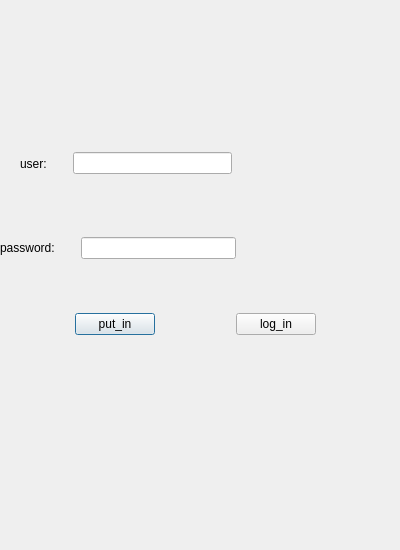
<?xml version="1.0" encoding="UTF-8"?>
<ui version="4.0">
 <class>Login</class>
 <widget class="QDialog" name="Login">
  <property name="geometry">
   <rect>
    <x>0</x>
    <y>0</y>
    <width>400</width>
    <height>550</height>
   </rect>
  </property>
  <property name="windowTitle">
   <string>Login</string>
  </property>
  <widget class="QWidget" name="layoutWidget">
   <property name="geometry">
    <rect>
     <x>0</x>
     <y>144</y>
     <width>391</width>
     <height>191</height>
    </rect>
   </property>
   <layout class="QVBoxLayout" name="verticalLayout">
    <item>
     <layout class="QHBoxLayout" name="horizontalLayout">
      <item>
       <spacer name="horizontalSpacer_2">
        <property name="orientation">
         <enum>Qt::Horizontal</enum>
        </property>
        <property name="sizeType">
         <enum>QSizePolicy::Fixed</enum>
        </property>
        <property name="sizeHint" stdset="0">
         <size>
          <width>20</width>
          <height>20</height>
         </size>
        </property>
       </spacer>
      </item>
      <item>
       <widget class="QLabel" name="label">
        <property name="text">
         <string>user:</string>
        </property>
       </widget>
      </item>
      <item>
       <spacer name="verticalSpacer">
        <property name="orientation">
         <enum>Qt::Vertical</enum>
        </property>
        <property name="sizeHint" stdset="0">
         <size>
          <width>20</width>
          <height>40</height>
         </size>
        </property>
       </spacer>
      </item>
      <item>
       <widget class="QLineEdit" name="lineEdit"/>
      </item>
      <item>
       <spacer name="horizontalSpacer">
        <property name="orientation">
         <enum>Qt::Horizontal</enum>
        </property>
        <property name="sizeHint" stdset="0">
         <size>
          <width>50</width>
          <height>10</height>
         </size>
        </property>
       </spacer>
      </item>
     </layout>
    </item>
    <item>
     <spacer name="verticalSpacer_3">
      <property name="orientation">
       <enum>Qt::Vertical</enum>
      </property>
      <property name="sizeHint" stdset="0">
       <size>
        <width>20</width>
        <height>40</height>
       </size>
      </property>
     </spacer>
    </item>
    <item>
     <layout class="QHBoxLayout" name="horizontalLayout_2">
      <item>
       <spacer name="horizontalSpacer_3">
        <property name="orientation">
         <enum>Qt::Horizontal</enum>
        </property>
        <property name="sizeType">
         <enum>QSizePolicy::Fixed</enum>
        </property>
        <property name="sizeHint" stdset="0">
         <size>
          <width>0</width>
          <height>20</height>
         </size>
        </property>
       </spacer>
      </item>
      <item>
       <widget class="QLabel" name="label_2">
        <property name="text">
         <string>password:</string>
        </property>
       </widget>
      </item>
      <item>
       <spacer name="verticalSpacer_2">
        <property name="orientation">
         <enum>Qt::Vertical</enum>
        </property>
        <property name="sizeHint" stdset="0">
         <size>
          <width>20</width>
          <height>40</height>
         </size>
        </property>
       </spacer>
      </item>
      <item>
       <widget class="QLineEdit" name="lineEdit_2"/>
      </item>
      <item>
       <spacer name="horizontalSpacer_4">
        <property name="orientation">
         <enum>Qt::Horizontal</enum>
        </property>
        <property name="sizeHint" stdset="0">
         <size>
          <width>20</width>
          <height>20</height>
         </size>
        </property>
       </spacer>
      </item>
     </layout>
    </item>
    <item>
     <spacer name="verticalSpacer_4">
      <property name="orientation">
       <enum>Qt::Vertical</enum>
      </property>
      <property name="sizeHint" stdset="0">
       <size>
        <width>20</width>
        <height>40</height>
       </size>
      </property>
     </spacer>
    </item>
    <item>
     <layout class="QHBoxLayout" name="horizontalLayout_3">
      <item>
       <spacer name="horizontalSpacer_5">
        <property name="orientation">
         <enum>Qt::Horizontal</enum>
        </property>
        <property name="sizeHint" stdset="0">
         <size>
          <width>40</width>
          <height>20</height>
         </size>
        </property>
       </spacer>
      </item>
      <item>
       <widget class="QPushButton" name="pushButton_2">
        <property name="text">
         <string>put_in</string>
        </property>
       </widget>
      </item>
      <item>
       <spacer name="horizontalSpacer_7">
        <property name="orientation">
         <enum>Qt::Horizontal</enum>
        </property>
        <property name="sizeHint" stdset="0">
         <size>
          <width>40</width>
          <height>20</height>
         </size>
        </property>
       </spacer>
      </item>
      <item>
       <widget class="QPushButton" name="pushButton">
        <property name="text">
         <string>log_in</string>
        </property>
       </widget>
      </item>
      <item>
       <spacer name="horizontalSpacer_6">
        <property name="orientation">
         <enum>Qt::Horizontal</enum>
        </property>
        <property name="sizeHint" stdset="0">
         <size>
          <width>40</width>
          <height>20</height>
         </size>
        </property>
       </spacer>
      </item>
     </layout>
    </item>
   </layout>
  </widget>
 </widget>
 <resources/>
 <connections/>
</ui>
